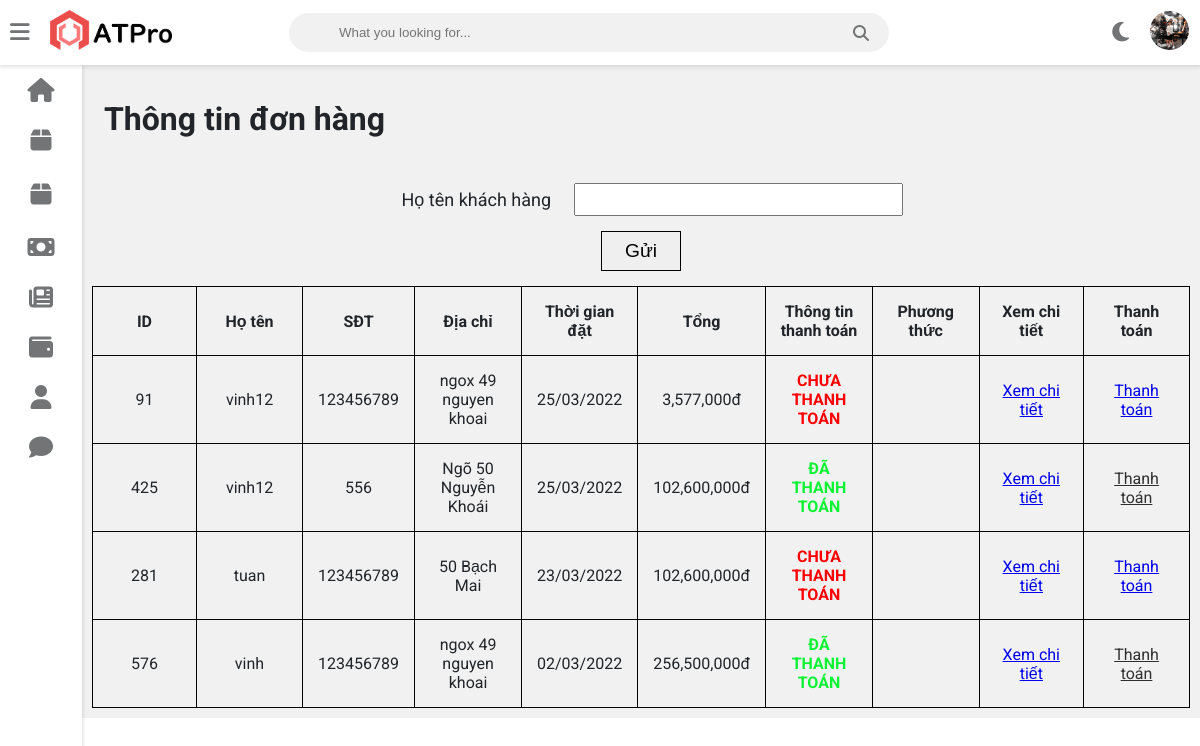
/admin/admin_donhang.php (signed in), run on an earlier commit of the app's database.
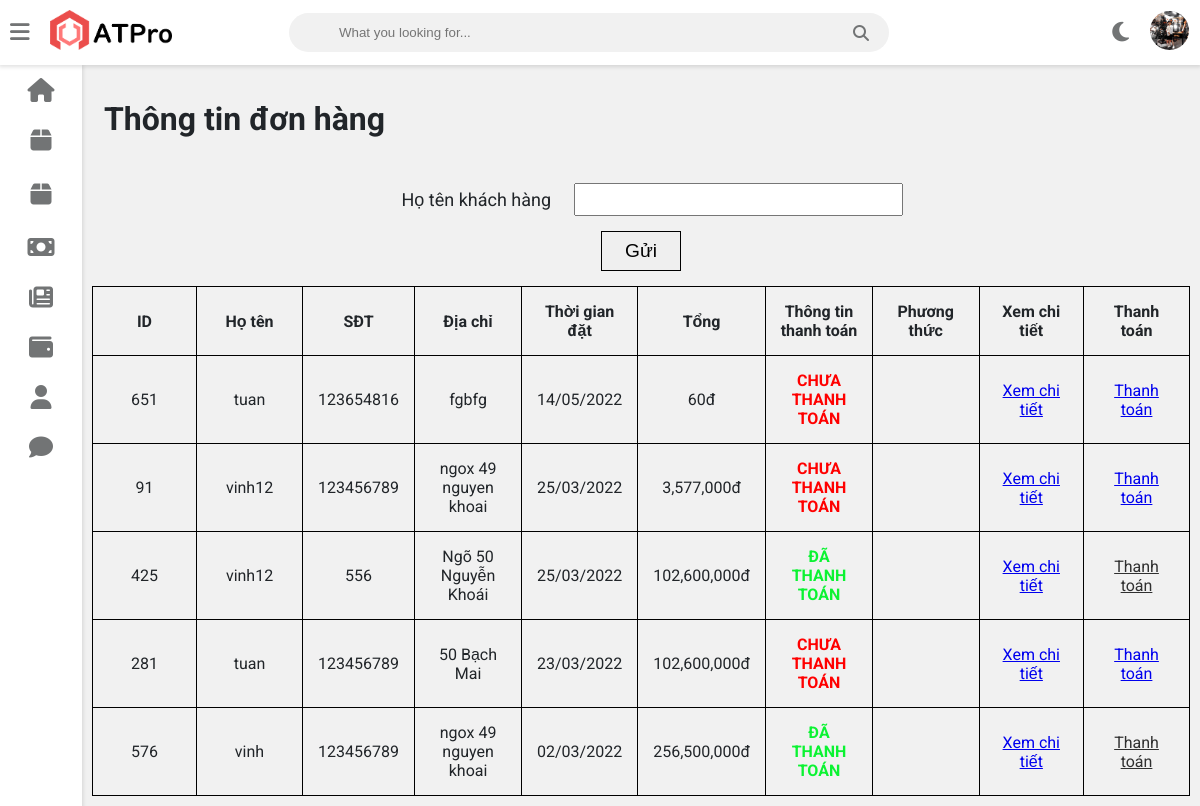
And on a later commit of the database.
### tables this page shows
CREATE TABLE `giohang` (
  `ID` int(11) NOT NULL,
  `hoten` varchar(233) NOT NULL,
  `sdt` int(15) NOT NULL,
  `diachi` varchar(233) NOT NULL,
  `thoigiandat` date NOT NULL,
  `tong` int(15) NOT NULL,
  `ID_nhanvien` int(11) DEFAULT NULL,
  `thanhtoan` varchar(233) NOT NULL
);

### admin/admin_donhang.php (the view)
<?php include"./admin_header.php";?>
	<link rel="stylesheet" href="./CSS/admin_sanpham.css">
    <link rel="stylesheet" href="./CSS/admin_donhang.css">
    <div class="wrapper">
        <div class="mainRight_header">
		<h1 class="mainRight_tittle">Thông tin đơn hàng</h1>
		</div>
        <form class="mainRight_search" method="GET">
            <div class="mainRight_search_item">
            <p class="mainRight_search_text-short">Họ tên khách hàng</p>
            <input type="text" name="hoten">
            </div>
            <button class="mainRIght_search_btn" type="submit" name="search_hoten">Gửi</button>
        </form>
        <div class="mainRight_table">
            <table>
                <tr>
                    <th>ID</th>
                    <th>Họ tên</th>
                    <th>SĐT</th>
                    <th>Địa chỉ</th>
                    <th>Thời gian đặt</th>
                    <th>Tổng</th>
                    <th>Thông tin thanh toán</th>
                    <th>Phương thức</th>
                    <th>Xem chi tiết</th>
                    <th>Thanh toán</th>
                </tr>
				<?php
        if(isset($_GET["search_hoten"]))
        {
            $hoten=$_GET["hoten"];
            if($hoten!="")
            {
                $sql="select * from giohang where hoten='$hoten' ORDER BY thoigiandat DESC";
            }
            else{
                $sql="select * from giohang ORDER BY thoigiandat DESC";
                echo '<script> alert("Mời nhập thông tin họ tên"); </script>';
            }
        }
        else{
            $sql="select * from giohang ORDER BY thoigiandat DESC";
        }
		$query=mysqli_query($conn, $sql);
		while($row=mysqli_fetch_assoc($query))
		{
        ?>
                <tr>
                   <td><?php echo $row["ID"]?></td>
                   <td><?php echo $row["hoten"]?></td>
                   <td><?php echo $row["sdt"]?></td>
                   <td><?php echo $row["diachi"]?></td>
                   <td><?php $date = new DateTime($row["thoigiandat"]); echo $date->format('d/m/Y');?></td>
                   <td><?php echo number_format($row["tong"])?>đ</td>
                   <?php if($row["thanhtoan"]=="Đã thanh toán" || $row["thanhtoan"]=="Đã thanh toán online")
                   {
                   ?>
                   <td class="color-green text-uppercase text-fontweight"><?php echo $row["thanhtoan"]?></td>
                   <?php } else{?>
                    <td class="color-red text-uppercase text-fontweight"><?php echo $row["thanhtoan"]?></td>
                    <?php }?>
                    <td><?php echo $row["phuongthuc"]?></td>
                   <td><a href="./admin_chitietdonhang.php?ID=<?php echo $row["ID"]?>">Xem chi tiết</a></td>
                   <td><a href="./admin_btn_thanhtoan.php?ID_donhang=<?php echo $row["ID"];?>" class="<?php if($row["thanhtoan"]=="Đã thanh toán" || $row["thanhtoan"]=="Đã thanh toán online") {echo "forbid";}?>">Thanh toán</a></td>
                </tr>
			<?php }?>
            </table>
        </div>
    </div>
	<?php include"./admin_footer.php"?>

What changed in the data, as far as the page shows it:
added giohang: ID "651", hoten "tuan", sdt "123654816", diachi "fgbfg", thoigiandat "14/05/2022", tong "60", thanhtoan "CHƯA THANH TOÁN"
